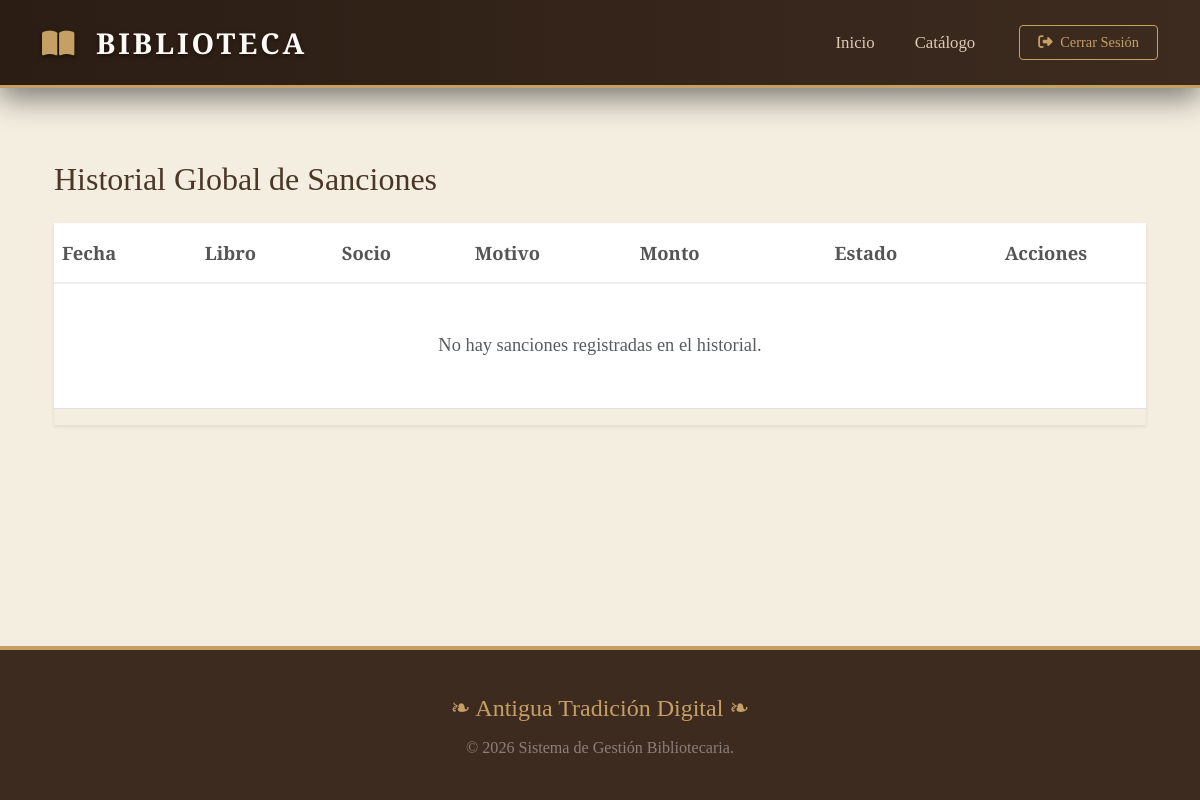
/multas/ (signed in), run on an earlier commit of the app's database.
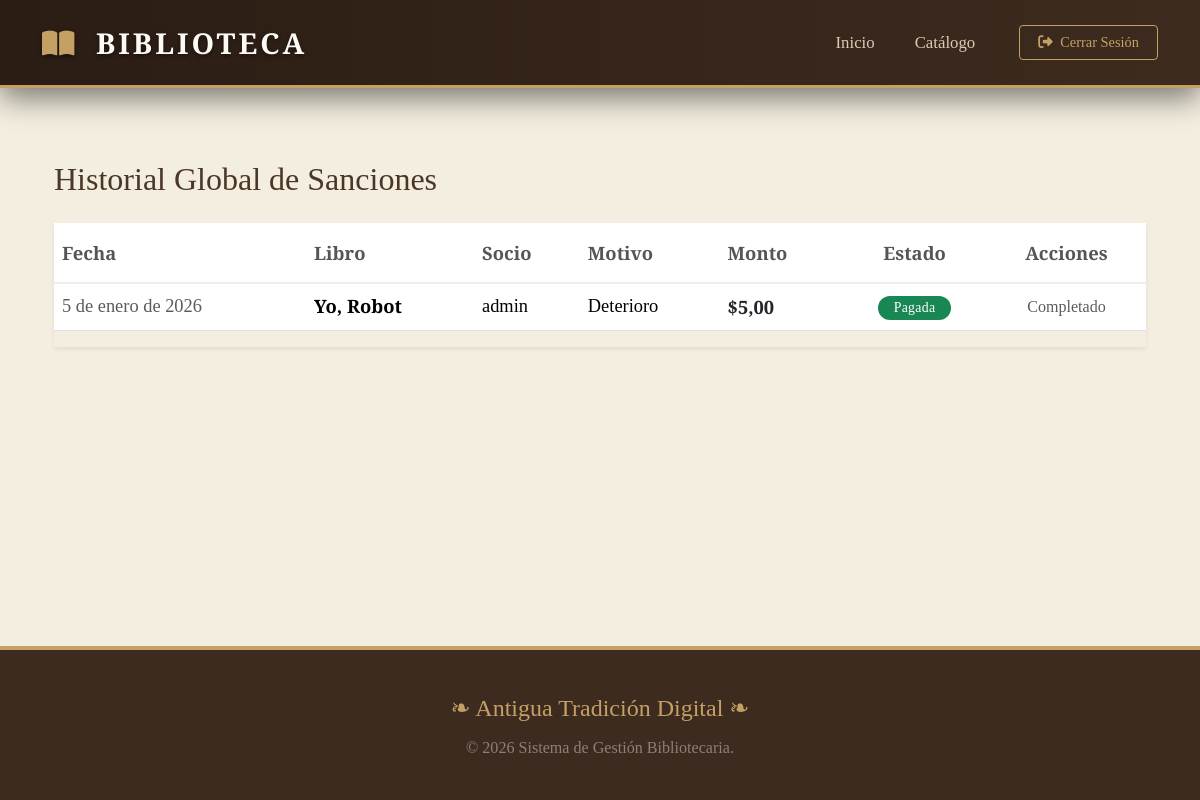
And on a later commit of the database.
### Gestion/models.py (models this page shows, shortened)
class Multa(models.Model):
    prestamo = models.ForeignKey(Prestamos, related_name="multas", on_delete=models.PROTECT)
    tipo_multa = models.CharField(max_length=50, choices=[('retraso', 'Retraso'), ('perdida', 'Pérdida del libro'), ('deterioro', 'Deterioro del libro')])
    monto = models.DecimalField(max_digits=10, decimal_places=2, default=0.00)
    pagada = models.BooleanField(default=False)
    fecha = models.DateField(default=timezone.now)

class Prestamos(models.Model):
    libro = models.ForeignKey(Libro, related_name="prestamos", on_delete=models.PROTECT)
    usuario = models.ForeignKey(settings.AUTH_USER_MODEL, related_name="prestamos", on_delete=models.PROTECT)
    fecha_prestamo = models.DateField(default=timezone.now)
    fecha_max = models.DateField(null=True, blank=True)
    fecha_devolucion = models.DateField(null=True, blank=True)
    ESTADOS = [('p', 'Prestado'), ('m', 'Multa'), ('d', 'Devuelto')]
    estado = models.CharField(max_length=1, choices=ESTADOS, default='p')
    multa_fija = models.DecimalField(max_digits=6, decimal_places=2, default=0.00)

class Libro(models.Model):
    titulo = models.CharField(max_length=200)
    isbn = models.CharField(max_length=13, unique=True, null=True, blank=True)
    descripcion = models.TextField(blank=True, null=True)
    autor = models.ForeignKey(Autor, related_name="libros", on_delete=models.PROTECT)
    cantidad_total = models.PositiveIntegerField(default=1)
    ejemplares_disponibles = models.IntegerField(default=1)
    portada = models.ImageField(upload_to='portadas/', blank=True, null=True)
    disponible = models.BooleanField(default=True)

### Gestion/views.py (the view)
# urls.py: path('multas/', lista_multa, name='lista_multas'),
@login_required
def lista_multa(request):
    es_staff = request.user.is_superuser or request.user.groups.filter(name__in=['Administrador', 'Bibliotecario']).exists()
    if es_staff:
        multas_registradas = Multa.objects.all()
        prestamos_vencidos = Prestamos.objects.filter(estado='m', multas__isnull=True)
    else:
        multas_registradas = Multa.objects.filter(prestamo__usuario=request.user)
        prestamos_vencidos = []
    return render(request, 'Gestion/templates/multas.html', {
        'multas': multas_registradas,
        'pendientes': prestamos_vencidos,
        'es_staff': es_staff
    })

### Gestion/templates/multas.html (shortened to what this page needs)
{% extends "index.html" %}
{% block contenido %}
<div class="container mt-4">
    <h2 class="mb-4" style="font-family: 'Georgia', serif; color: #4a3728;">
        {% if user.groups.all.0.name == 'Cliente' %}
            Mis Sanciones Pendientes
        {% else %}
            Historial Global de Sanciones
        {% endif %}
    </h2>
    <div class="table-responsive shadow-sm">
        <table class="table table-hover align-middle" style="background-color: #fff;">
            <thead style="background-color: #fcfaf8; border-bottom: 2px solid #eee;">
                <tr>
                    <th scope="col" class="py-3">Fecha</th>
                    <th scope="col" class="py-3">Libro</th>
                    {% if user.is_superuser or user.groups.all.0.name == 'Administrador' or user.groups.all.0.name == 'Bibliotecario' %}
                        <th scope="col" class="py-3">Socio</th>
                    {% endif %}
                    <th scope="col" class="py-3">Motivo</th>
                    <th scope="col" class="py-3">Monto</th>
                    <th scope="col" class="py-3 text-center">Estado</th>
                    {% if user.groups.all.0.name != 'Cliente' %}
                        <th scope="col" class="py-3 text-center">Acciones</th>
                    {% endif %}
                </tr>
            </thead>
            <tbody>
                {% for multa in multas %}
                <tr>
                    <td class="text-muted">{{ multa.fecha|date:"j \d\e F \d\e Y" }}</td>
                    <td><strong>{{ multa.prestamo.libro.titulo }}</strong></td>
                    {% if user.is_superuser or user.groups.all.0.name == 'Administrador' or user.groups.all.0.name == 'Bibliotecario' %}
                        <td>{{ multa.prestamo.usuario.username }}</td>
                    {% endif %}
                    <td>
                        {% if multa.tipo_multa == 'retraso' %}
                            Retraso
                        {% elif multa.tipo_multa == 'deterioro' %}
                            Deterioro
                        {% else %}
                            Pérdida
                        {% endif %}
                    </td>
                    <td class="fw-bold text-dark">${{ multa.monto }}</td>
                    <td class="text-center">
                        {% if multa.pagada %}
                            <span class="badge rounded-pill bg-success px-3">Pagada</span>
                        {% else %}
                            <span class="badge rounded-pill bg-danger px-3" style="background-color: #dc3545 !important;">Pendiente</span>
                        {% endif %}
                    </td>
                    {% if user.groups.all.0.name != 'Cliente' %}
                    <td class="text-center">
                        {% if not multa.pagada %}
                            <a href="{% url 'pagar_multa' multa.id %}" class="btn btn-outline-success btn-sm d-inline-flex align-items-center gap-1">
                                <i class="bi bi-check-square"></i> Marcar Pagada
                            </a>
                        {% else %}
                            <span class="text-muted small"> Completado</span>
                        {% endif %}
                    </td>
                    {% endif %}
                </tr>
                {% empty %}
                <tr>
                    <td colspan="7" class="text-center py-5 text-muted">
                        No hay sanciones registradas en el historial.
                    </td>
                </tr>
                {% endfor %}
            </tbody>
        </table>
    </div>
</div>
{% endblock %}

What changed in the data, as far as the page shows it:
added Multa: fecha "5 de enero de 2026", prestamo.libro.titulo "Yo, Robot", prestamo.usuario.username "admin", tipo_multa "Deterioro", monto "5,00", pagada "Pagada"
Also different on the page:
text no longer shown: "No hay sanciones registradas en el historial."
